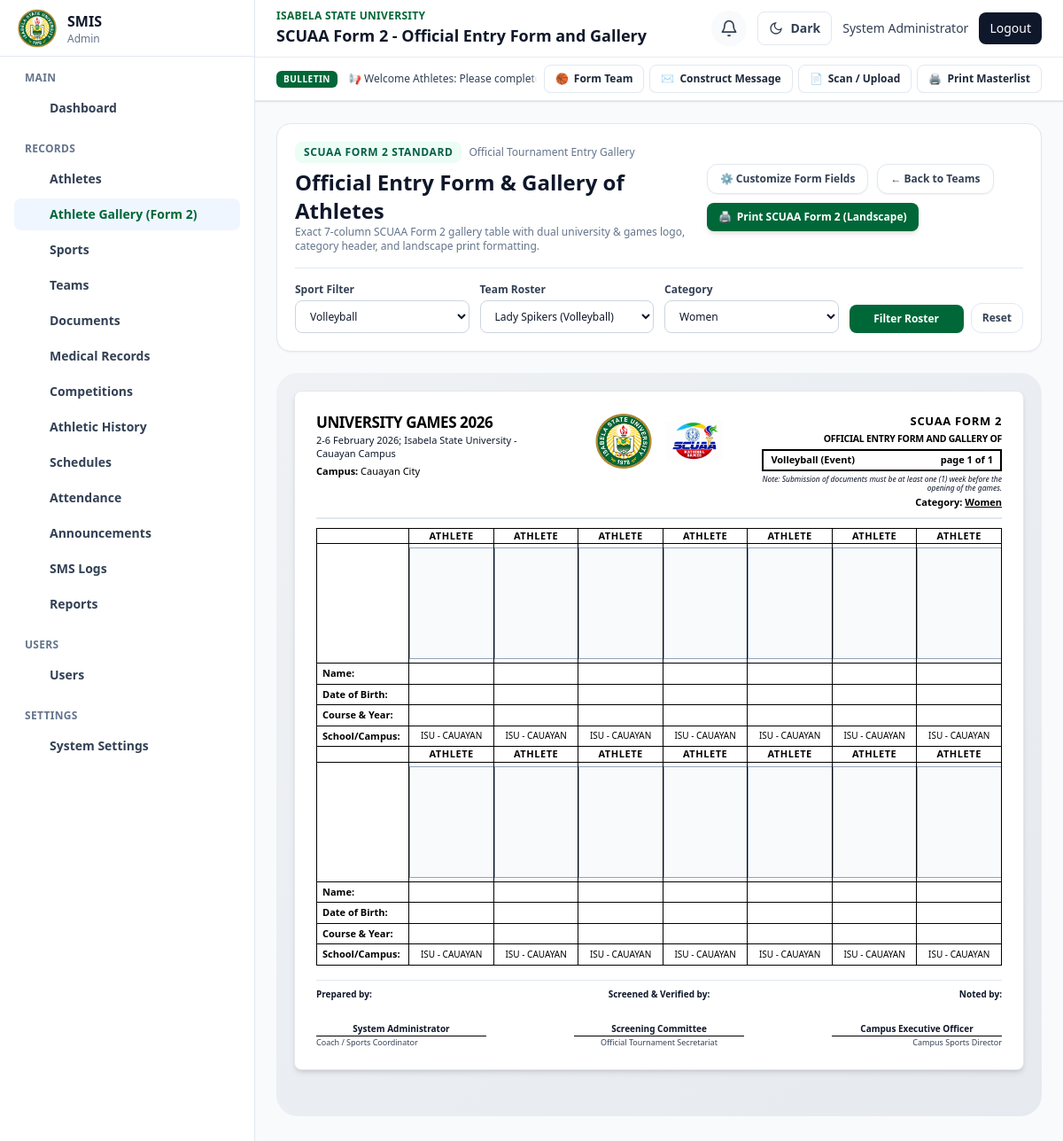
The page /index.php?page=athlete_gallery&team_id=2 (signed in) on the database its author committed.
### tables this page shows
CREATE TABLE teams (
    id INT AUTO_INCREMENT PRIMARY KEY,
    sport_id INT NOT NULL,
    coach_id INT NULL,
    name VARCHAR(120) NOT NULL,
    description TEXT NULL,
    status ENUM('active','inactive') NOT NULL DEFAULT 'active',
    created_at TIMESTAMP DEFAULT CURRENT_TIMESTAMP,
    FOREIGN KEY (sport_id) REFERENCES sports(id) ON DELETE CASCADE,
    FOREIGN KEY (coach_id) REFERENCES users(id) ON DELETE SET NULL
);

CREATE TABLE sports (
    id INT AUTO_INCREMENT PRIMARY KEY,
    name VARCHAR(120) NOT NULL UNIQUE,
    description TEXT NULL,
    status ENUM('active','inactive') NOT NULL DEFAULT 'active',
    created_at TIMESTAMP DEFAULT CURRENT_TIMESTAMP
);

### app/views/admin/athlete_gallery.php (the view, shortened to what the rows shown need)
<?php
require_once __DIR__ . '/../../controllers/SportController.php';
require_once __DIR__ . '/../../controllers/TeamController.php';
$sportController = new SportController($pdo);
$teamController = new TeamController($pdo);
$sports = $sportController->all();
$allTeams = $teamController->all();
$selectedSportId = isset($_GET['sport_id']) && $_GET['sport_id'] !== '' ? (int)$_GET['sport_id'] : 0;
$selectedTeamId = isset($_GET['team_id']) && $_GET['team_id'] !== '' ? (int)$_GET['team_id'] : 0;
$tournamentName = trim((string)($_GET['tournament_name'] ?? 'UNIVERSITY GAMES 2026'));
$venueDate = trim((string)($_GET['venue_date'] ?? '2-6 February 2026; Isabela State University - Cauayan Campus'));
$campusName = trim((string)($_GET['campus_name'] ?? 'Cauayan City'));
$schoolCampus = trim((string)($_GET['school_campus'] ?? 'ISU - CAUAYAN'));
$category = trim((string)($_GET['category'] ?? ''));
$selectedTeam = null;
if ($selectedTeamId > 0) {
    foreach ($allTeams as $t) {
        if ((int)$t['id'] === $selectedTeamId) {
            $selectedTeam = $t;
            if ($selectedSportId === 0 && !empty($t['sport_id'])) {
                $selectedSportId = (int)$t['sport_id'];
            }
            break;
        }
    }
}
$selectedSport = null;
if ($selectedSportId > 0) {
    foreach ($sports as $s) {
        if ((int)$s['id'] === $selectedSportId) {
            $selectedSport = $s;
            break;
        }
    }
}
$eventName = trim((string)($_GET['event_name'] ?? ''));
if ($eventName === '') {
    if ($selectedSport) {
        $eventName = $selectedSport['name'];
    } elseif ($selectedTeam) {
        $eventName = $selectedTeam['sport_name'] ?? $selectedTeam['name'];
    } else {
        $eventName = 'Softball';
    }
}
if ($category === '') {
    $sourceStr = ($selectedTeam['name'] ?? '') . ' ' . ($selectedSport['name'] ?? '');
    if (stripos($sourceStr, 'women') !== false || stripos($sourceStr, 'girls') !== false || stripos($sourceStr, 'female') !== false) {
        $category = 'Women';
    } elseif (stripos($sourceStr, 'men') !== false || stripos($sourceStr, 'boys') !== false || stripos($sourceStr, 'male') !== false) {
        $category = 'Men';
    } else {
        $category = 'Women';
    }
}
$formattedAthletes = [];
$pages = [];
$totalAthleteCount = count($formattedAthletes);
if ($totalAthleteCount === 0) {
    $pages[] = [
        'row1' => array_fill(0, 7, null),
        'row2' => array_fill(0, 7, null),
    ];
}
$totalPages = count($pages);
require __DIR__ . '/../../includes/header.php';
?>
<div class="min-h-screen lg:pl-72">
    <?php require __DIR__ . '/../../includes/sidebar.php'; require __DIR__ . '/../../includes/navbar.php'; ?>
    <main class="p-4 lg:p-6">
        <section class="no-print mb-6 rounded-2xl border border-slate-200 bg-white p-5 shadow-sm dark:border-slate-800 dark:bg-slate-900">
            <div class="flex flex-col gap-4 lg:flex-row lg:items-center lg:justify-between">
                <div>
                    <h2 class="mt-1.5 text-2xl font-black text-slate-950 dark:text-white">
                        Official Entry Form &amp; Gallery of Athletes
                    </h2>
                </div>
            </div>
            <form method="get" action="<?= e(app_url('index.php')) ?>" class="mt-4 grid gap-3 border-t border-slate-100 pt-4 sm:grid-cols-2 lg:grid-cols-4 dark:border-slate-800">
                <div>
                    <label class="block text-xs font-bold text-slate-700 dark:text-slate-300 mb-1">Sport Filter</label>
                    <select name="sport_id" class="form-input text-xs" onchange="this.form.submit()">
                        <?php foreach ($sports as $s): ?>
                            <option value="<?= e((string)$s['id']) ?>" <?= $selectedSportId === (int)$s['id'] ? 'selected' : '' ?>>
                                <?= e($s['name']) ?>
                            </option>
                        <?php endforeach; ?>
                    </select>
                </div>
                <div>
                    <label class="block text-xs font-bold text-slate-700 dark:text-slate-300 mb-1">Category</label>
                    <select name="category" class="form-input text-xs" onchange="this.form.submit()">
                        <option value="Women" <?= $category === 'Women' ? 'selected' : '' ?>>Women</option>
                    </select>
                </div>
            </form>
        </section>
        <div class="scuaa-screen-wrapper">
            <?php foreach ($pages as $pageIdx => $pageData): ?>
                <?php
                $row1 = $pageData['row1'];
                $row2 = $pageData['row2'];
                ?>
                <article class="scuaa-sheet mx-auto mb-8 max-w-[1150px] rounded-lg border border-slate-300 bg-white p-6 shadow-md transition dark:border-slate-800">
                    <header class="scuaa-sheet-header mb-2.5 flex items-start justify-between border-b-2 border-black pb-2 text-black">
                        <div class="w-[36%] pr-2">
                            <h1 class="text-[17px] font-black tracking-tight leading-tight uppercase text-black font-sans">
                                <?= e($tournamentName) ?>
                            </h1>
                            <p class="text-[11px] leading-snug mt-0.5 text-slate-900 font-sans">
                                <?= e($venueDate) ?>
                            </p>
                            <p class="text-[11px] font-bold mt-1 text-black font-sans">
                                Campus: <span class="font-normal"><?= e($campusName) ?></span>
                            </p>
                        </div>
                        <div class="w-[28%] flex items-center justify-center gap-4">
                            <?php if (app_icon_url()): ?>
                                <img src="<?= e(app_icon_url()) ?>" alt="University Seal" class="h-16 w-16 object-contain" style="max-height: 64px;">
                            <?php else: ?>
                                <div class="h-16 w-16 rounded-full border-2 border-emerald-800 grid place-items-center text-center p-1 text-[9px] font-black text-emerald-900 leading-none">
                                    ISU SEAL
                                </div>
                            <?php endif; ?>
                            <img src="<?= e(app_url('assets/images/scuaa-national-games-emblem.png')) ?>" alt="SCUAA National Games Emblem" class="h-16 w-16 object-contain" style="max-height: 64px;">
                        </div>
                        <div class="w-[36%] pl-2 text-right">
                            <div class="text-[13px] font-black tracking-wider text-black font-sans uppercase">
                                SCUAA Form 2
                            </div>
                            <div class="text-[10.5px] font-bold uppercase tracking-tight mt-0.5 text-black font-sans">
                                OFFICIAL ENTRY FORM AND GALLERY OF
                            </div>
                            <div class="my-1 flex items-center justify-between border-2 border-black bg-white px-2 py-0.5 text-[11px] font-bold text-black font-sans">
                                <span><?= e($eventName) ?> (Event)</span>
                                <span>page <?= $pageIdx + 1 ?> of <?= $totalPages ?></span>
                            </div>
                            <p class="text-[8.5px] italic text-slate-800 leading-tight">
                                Note: Submission of documents must be at least one (1) week before the opening of the games.
                            </p>
                            <div class="mt-0.5 text-[11px] font-bold text-black font-sans">
                                Category: <span class="font-bold underline"><?= e($category) ?></span>
                            </div>
                        </div>
                    </header>
                    <table class="scuaa-table" data-enhance-table="false">
                        <colgroup>
                            <col class="scuaa-col-label">
                            <col class="scuaa-col-athlete">
                            <col class="scuaa-col-athlete">
                            <col class="scuaa-col-athlete">
                            <col class="scuaa-col-athlete">
                            <col class="scuaa-col-athlete">
                            <col class="scuaa-col-athlete">
                            <col class="scuaa-col-athlete">
                        </colgroup>
                        <tbody>
                            <tr>
                                <th class="scuaa-label-cell"></th>
                                <?php for ($i = 0; $i < 7; $i++): ?>
                                    <th class="border border-black bg-white py-1 px-1 text-center font-bold text-[11px] text-black uppercase tracking-wider font-sans">
                                        ATHLETE
                                    </th>
                                <?php endfor; ?>
                            </tr>
                            <tr>
                                <td class="scuaa-label-cell"></td>
                                <?php foreach ($row1 as $ath): ?>
                                    <td class="text-center align-middle p-1 h-[134px]">
                                        <div class="scuaa-photo-frame">
                                        </div>
                                    </td>
                                <?php endforeach; ?>
                            </tr>
                            <tr>
                                <td class="scuaa-label-cell">Name:</td>
                                <?php foreach ($row1 as $ath): ?>
                                    <td class="scuaa-val-cell font-bold uppercase">
                                    </td>
                                <?php endforeach; ?>
                            </tr>
                            <tr>
                                <td class="scuaa-label-cell">Date of Birth:</td>
                                <?php foreach ($row1 as $ath): ?>
                                    <td class="scuaa-val-cell uppercase">
                                    </td>
                                <?php endforeach; ?>
                            </tr>
                            <tr>
                                <td class="scuaa-label-cell">Course &amp; Year:</td>
                                <?php foreach ($row1 as $ath): ?>
                                    <td class="scuaa-val-cell uppercase">
                                    </td>
                                <?php endforeach; ?>
                            </tr>
                            <tr>
                                <td class="scuaa-label-cell">School/Campus:</td>
                                <?php foreach ($row1 as $ath): ?>
                                    <td class="scuaa-val-cell uppercase">
                                        <?= e($schoolCampus) ?>
                                    </td>
                                <?php endforeach; ?>
                            </tr>
                            <tr>
                                <th class="scuaa-label-cell"></th>
                                <?php for ($i = 0; $i < 7; $i++): ?>
                                    <th class="border border-black bg-white py-1 px-1 text-center font-bold text-[11px] text-black uppercase tracking-wider font-sans">
                                        ATHLETE
                                    </th>
                                <?php endfor; ?>
                            </tr>
                            <tr>
                                <td class="scuaa-label-cell"></td>
                                <?php foreach ($row2 as $ath): ?>
                                    <td class="text-center align-middle p-1 h-[134px]">
                                        <div class="scuaa-photo-frame">
                                        </div>
                                    </td>
                                <?php endforeach; ?>
                            </tr>
                            <tr>
                                <td class="scuaa-label-cell">Name:</td>
                                <?php foreach ($row2 as $ath): ?>
                                    <td class="scuaa-val-cell font-bold uppercase">
                                    </td>
                                <?php endforeach; ?>
                            </tr>
                            <tr>
                                <td class="scuaa-label-cell">Date of Birth:</td>
                                <?php foreach ($row2 as $ath): ?>
                                    <td class="scuaa-val-cell uppercase">
                                    </td>
                                <?php endforeach; ?>
                            </tr>
                            <tr>
                                <td class="scuaa-label-cell">Course &amp; Year:</td>
                                <?php foreach ($row2 as $ath): ?>
                                    <td class="scuaa-val-cell uppercase">
                                    </td>
                                <?php endforeach; ?>
                            </tr>
                            <tr>
                                <td class="scuaa-label-cell">School/Campus:</td>
                                <?php foreach ($row2 as $ath): ?>
                                    <td class="scuaa-val-cell uppercase">
                                        <?= e($schoolCampus) ?>
                                    </td>
                                <?php endforeach; ?>
                            </tr>
                        </tbody>
                    </table>
                    <footer class="mt-4 pt-2 border-t border-slate-300 text-[10px] text-black flex justify-between items-end">
                        <div class="text-left">
                            <p class="font-bold">Prepared by:</p>
                            <div class="mt-6 border-b border-black w-48 text-center font-bold">
                                <?= e(current_user()['name'] ?? 'Coach / Team In-Charge') ?>
                            </div>
                            <p class="text-[9px] text-slate-700">Coach / Sports Coordinator</p>
                        </div>
                        <div class="text-center">
                            <p class="font-bold">Screened &amp; Verified by:</p>
                            <div class="mt-6 border-b border-black w-48 text-center font-bold">
                                Screening Committee
                            </div>
                            <p class="text-[9px] text-slate-700">Official Tournament Secretariat</p>
                        </div>
                        <div class="text-right">
                            <p class="font-bold">Noted by:</p>
                            <div class="mt-6 border-b border-black w-48 text-center font-bold">
                                Campus Executive Officer
                            </div>
                            <p class="text-[9px] text-slate-700">Campus Sports Director</p>
                        </div>
                    </footer>
                </article>
            <?php endforeach; ?>
        </div>
    </main>
</div>
<?php require __DIR__ . '/../../includes/footer.php'; ?>

### rows shown on the page
teams: sport_id "Volleyball", category "Women", name.name "Women"
sports: name "Volleyball"

### other values the page prints
app_setting('app_short_name', 'SMIS') "SMIS"
str_replace('_', ' ', $role) "Admin"
$groupLabel "MAIN"
$label "Dashboard"
$groupLabel "RECORDS"
$label "Athletes"
$label "Athlete Gallery (Form 2)"
$label "Sports"
$label "Teams"
$label "Documents"
$label "Medical Records"
$label "Competitions"
$label "Athletic History"
$label "Schedules"
$label "Attendance"
